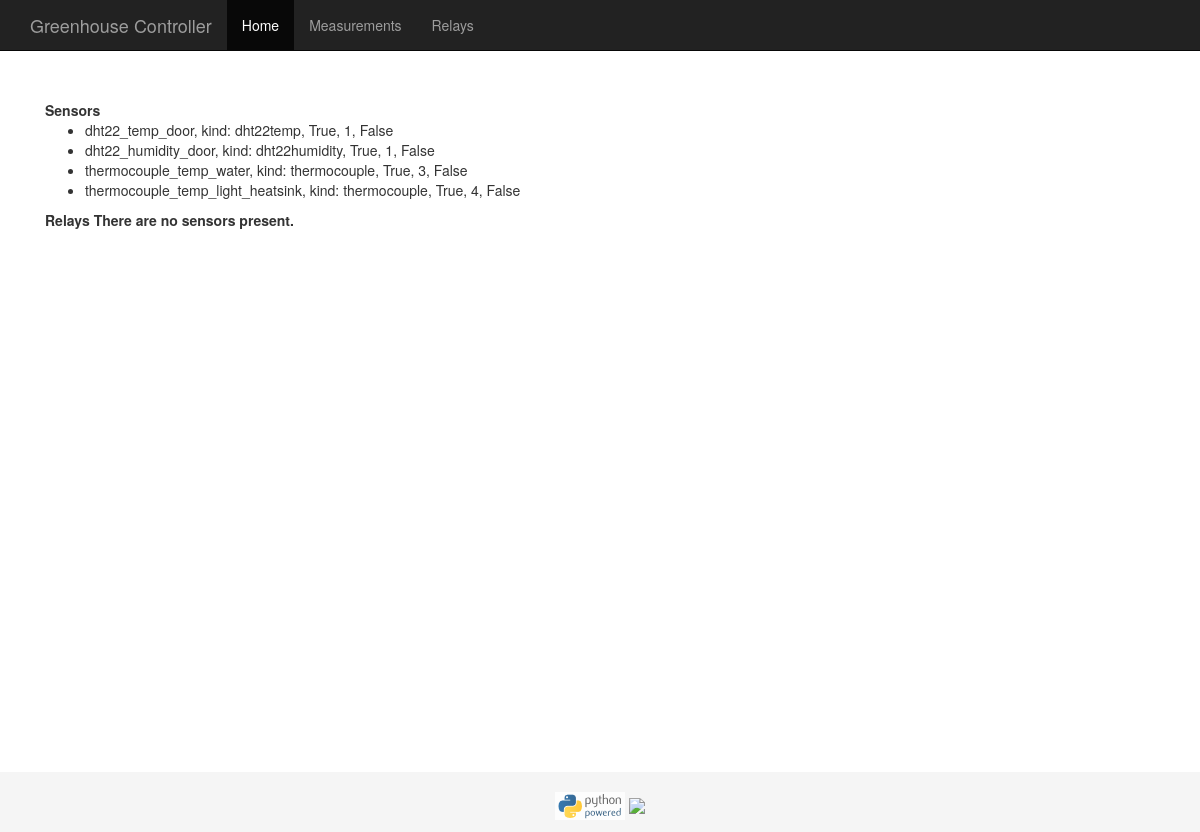
The page /greenhouse_app/ on the database as committed earlier.
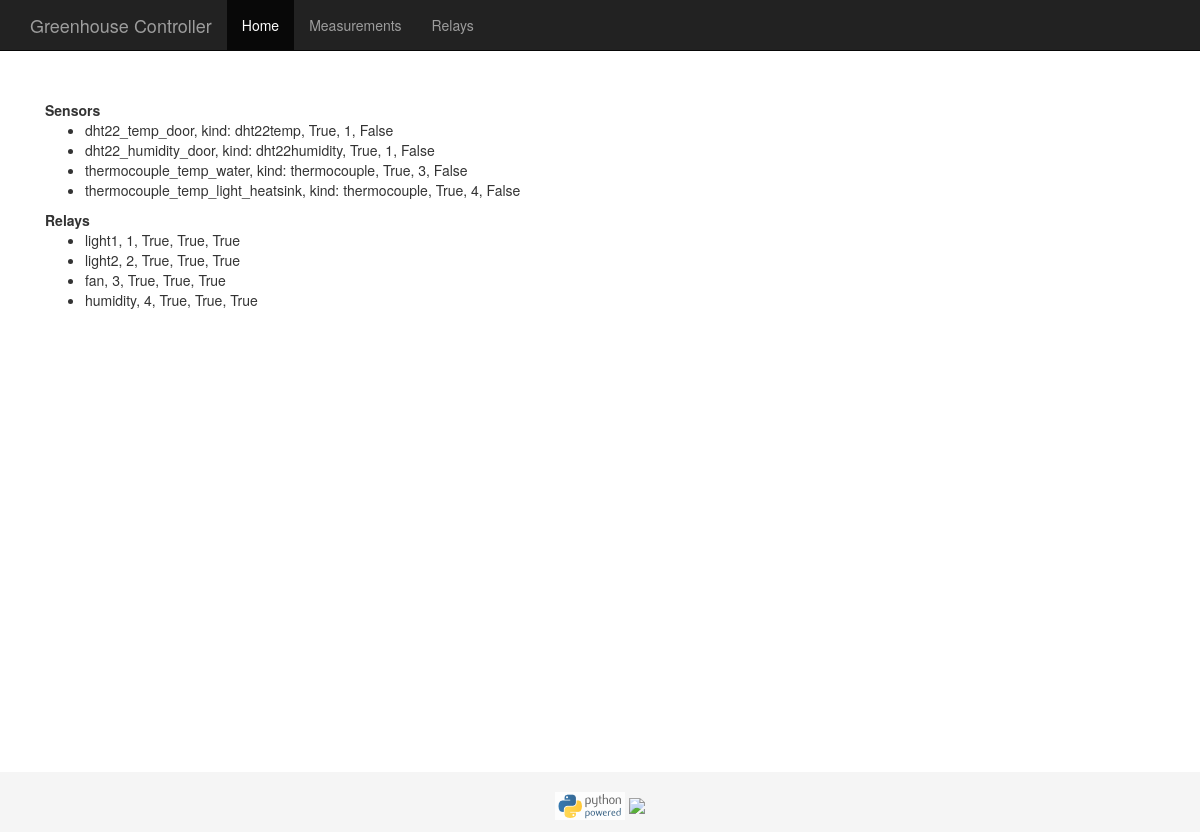
The same page on the database as committed later.
### greenhouse_app/models.py (models this page shows, shortened)
class Sensor(models.Model):
    name = models.CharField(max_length=128, unique=True)
    kind = models.ForeignKey(SensorKind, null=True)
    simulate = models.BooleanField(default=True)
    pin = models.PositiveSmallIntegerField(null=True)
    i2c = models.BooleanField(default=False)

class SensorKind(models.Model):
    kind = models.CharField(max_length=128, unique=True)
    def __unicode__(self):
        return 'kind: {}'.format(self.kind)

class Relay(models.Model):
    name = models.CharField(max_length=128, unique=True)
    pin = models.PositiveSmallIntegerField(null=True, unique=True)
    state = models.BooleanField(default=False)
    wanted_state = models.BooleanField(default=False)
    simulate = models.BooleanField(default=True)

### greenhouse_app/views.py (the view)
def index(request):
    sensor_list = Sensor.objects.order_by()
    relay_list = Relay.objects.order_by()
    context_dict = {'sensors': sensor_list, 'relays': relay_list}
    print request.path
    return render(request, 'greenhouse_app/index.html', context_dict)

### templates/greenhouse_app/index.html (shortened to what this page needs)
{% extends 'greenhouse_app/base.html' %}
{% load staticfiles %}
{% block index_active_class %} active {% endblock %}
{% block body_block %}
    <b>Sensors</b>
    {% if sensors %}
        <ul>
            {% for sensor in sensors %}
            <li>{{ sensor.name }}, {{sensor.kind}}, {{sensor.simulate}}, {{sensor.pin}}, {{sensor.i2c}}</li>
            {% endfor %}
        </ul>
    {% else %}
        <strong>There are no sensors present.</strong>
    {% endif %}
    <b>Relays</b>
    {% if relays %}
        <ul>
            {% for relay in relays %}
            <li>{{ relay.name }}, {{relay.pin}}, {{relay.simulate}}, {{relay.state}}, {{relay.wanted_state}}</li>
            {% endfor %}
        </ul>
    {% else %}
        <strong>There are no sensors present.</strong>
    {% endif %}
{% endblock %}

### templates/greenhouse_app/base.html (shortened to what this page needs)
<!DOCTYPE html>
{% load static %}
<head>
    <link href="{% static 'css/bootstrap.css' %}" rel="stylesheet" media="screen">
</head>
<body>
    <nav class="navbar navbar-inverse navbar-fixed-top">
      <div class="container">
        <div class="navbar-header">
          <a class="navbar-brand">Greenhouse Controller</a>
        </div>
        <div id="navbar" class="collapse navbar-collapse">
          <ul class="nav navbar-nav">
            <li class="{% block index_active_class %}{% endblock %}"><a href="{% url 'index' %}">Home</a></li>
            <li class="{% block measurement_active_class %}{% endblock %}"><a href="{% url 'measurements' %}">Measurements</a></li>
            <li class="{% block relays_active_class %}{% endblock %}"><a href="{% url 'relays' %}">Relays</a></li>
          </ul>
        </div>
      </div>
    </nav>
    <div class="container">
      <div class="starter-template">
          {% block body_block %}{% endblock %}
      </div>
    </div>
    <footer class="footer">
      <div class="container">
        <p class="text-muted">
            <a href="https://www.python.org/"><img src="{% static 'pics/python-powered-w-70x28.png' %}"></a>
            <a href="http://www.djangoproject.com/"><img src="{% static 'pics/djangomade124x25_grey.gif' %}" border="0"></a>
        </p>
      </div>
    </footer>
</body>
</html>

Rows that differ between the two databases and show on the page:
added Relay: name "light1", pin "1", simulate "True", state "True", wanted_state "True"
added Relay: name "light2", pin "2", simulate "True", state "True", wanted_state "True"
added Relay: name "fan", pin "3", simulate "True", state "True", wanted_state "True"
added Relay: name "humidity", pin "4", simulate "True", state "True", wanted_state "True"
Other text that changed with them:
text no longer shown: "There are no sensors present."
